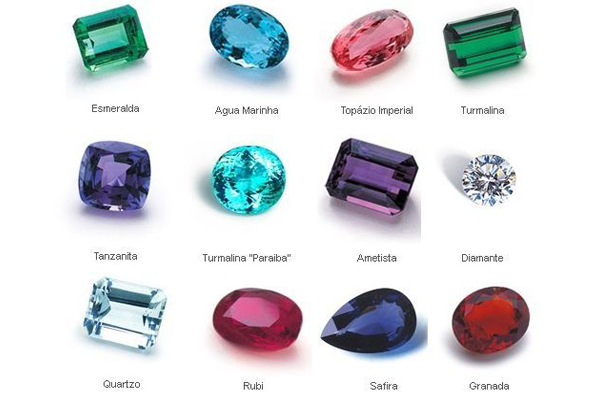
#> input picture ntanko.png, 600 x 400 px
$ python OpenCV.py
#> lines starting #> are read from the running program, lines starting #| are printed output that depends on the picture; after the words box and inside, x2 and y2 are one past the last pixel; in counts of white or black regions, pixels touching at a corner belong together
import cv2
import numpy as np

input_img = cv2.imread("ntanko.png")
#> input_img is the input picture: shape (400, 600, 3); mean B, G, R 221.7, 218.2, 215.8

# Make a copy to draw contour outline
input_image_cpy = input_img.copy()

hsv = cv2.cvtColor(input_img, cv2.COLOR_BGR2HSV)
#> hsv: shape (400, 600, 3); mean H, S, V 42.8, 29.5, 227

# define range of red color in HSV
minimo_vermelho = np.array([0, 50, 50])
maximo_vermelho = np.array([10, 255, 255])

# define range of green color in HSV
minimo_verde = np.array([40, 20, 50])
maximo_verde = np.array([90, 255, 255])

# define range of blue color in HSV
minimo_azul = np.array([100, 50, 50])
maximo_azul = np.array([130, 255, 255])

# create a mask for red color
mascara_vermelha = cv2.inRange(hsv, minimo_vermelho, maximo_vermelho)
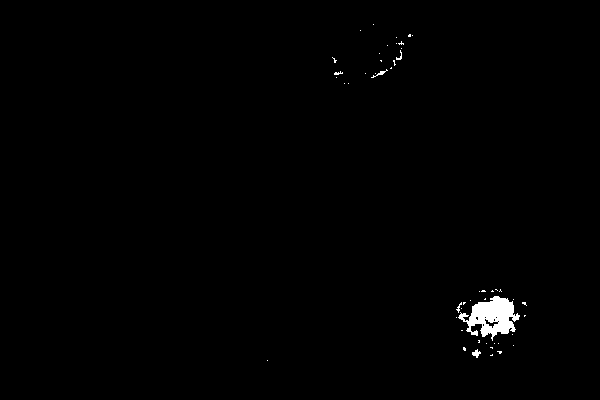
#> mascara_vermelha: shape (400, 600); 0.72% white; 50 white regions (44 under 20 px), largest, box (x1, y1, x2, y2) and area: (458, 296, 520, 341) 1430, (472, 349, 481, 358) 43, (371, 69, 388, 78) 35, (396, 50, 402, 60) 23, (456, 302, 462, 313) 22, (334, 71, 343, 75) 20

# create a mask for green color
mascara_verde = cv2.inRange(hsv, minimo_verde, maximo_verde)
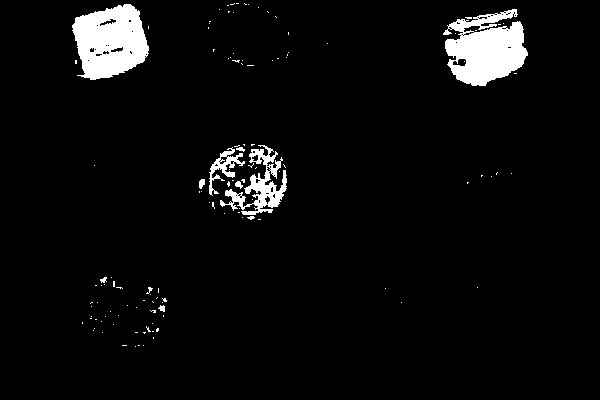
#> mascara_verde: shape (400, 600); 4.6% white; 122 white regions (111 under 20 px), largest, box (x1, y1, x2, y2) and area: (443, 9, 528, 86) 4207, (72, 4, 149, 80) 4161, (220, 145, 287, 215) 1593

# create a mask for blue color
mascara_azul = cv2.inRange(hsv, minimo_azul, maximo_azul)
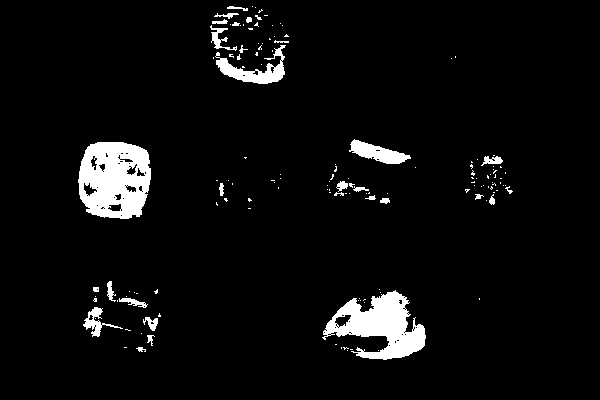
#> mascara_azul: shape (400, 600); 5% white; 144 white regions (115 under 20 px)

# find contours in the red mask
contornos_vermelho, _ = cv2.findContours(mascara_vermelha, cv2.RETR_TREE, cv2.CHAIN_APPROX_SIMPLE)
#> contornos_vermelho = 57 contours, 54 with area under 20; largest, box (x1, y1, x2, y2) and area: (458, 296, 520, 341) 1344, (484, 318, 499, 329) 56, (472, 349, 481, 358) 30

# find contours in the green mask
contornos_verde, _ = cv2.findContours(mascara_verde, cv2.RETR_TREE, cv2.CHAIN_APPROX_SIMPLE)
#> contornos_verde = 182 contours, 165 with area under 20; largest, box (x1, y1, x2, y2) and area: (72, 4, 149, 80) 4160, (443, 9, 528, 86) 4086, (220, 145, 287, 215) 1372, (209, 147, 245, 196) 426, (452, 58, 467, 67) 83

# find contours in the blue mask
contornos_azul, _ = cv2.findContours(mascara_azul, cv2.RETR_TREE, cv2.CHAIN_APPROX_SIMPLE)
#> contornos_azul = 224 contours, 191 with area under 20; largest, box (x1, y1, x2, y2) and area: (78, 142, 151, 219) 4633, (322, 290, 426, 360) 3612, (215, 45, 286, 84) 894, (349, 139, 411, 164) 686, (83, 307, 123, 337) 287

# loop through the red contours and draw a rectangle around them
for cnt in contornos_vermelho:
    contour_area = cv2.contourArea(cnt)
    if contour_area > 1000:
        x, y, w, h = cv2.boundingRect(cnt)
        cv2.rectangle(input_img, (x, y), (x + w, y + h), (0, 0, 255), 2)
        cv2.putText(input_img, 'Vermelho', (x, y-10), cv2.FONT_HERSHEY_SIMPLEX, 0.9, (0, 0, 255), 2)
#> this loop made 57 passes
#> (contour_area, x, y, w, h) on pass 23: (1344, 458, 296, 62, 45)
#> contour_area on passes 4, 27: 29.5, 56.5
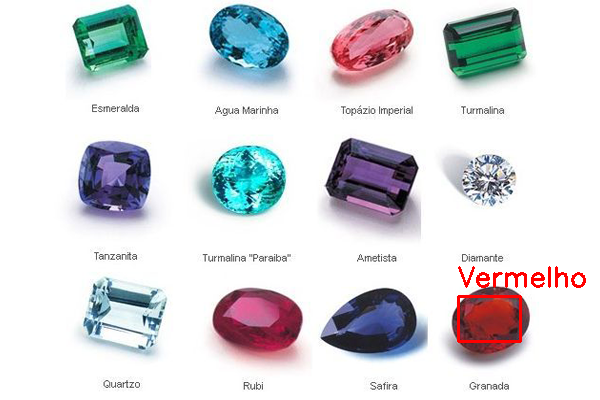
#> input_img: shape (400, 600, 3); 0.65% of pixels changed, all inside (x1, y1, x2, y2) = (457, 266, 586, 343)

# loop through the green contours and draw a rectangle around them
for cnt in contornos_verde:
    contour_area = cv2.contourArea(cnt)
    if contour_area > 1000:
        x, y, w, h = cv2.boundingRect(cnt)
        cv2.rectangle(input_img, (x, y), (x + w, y + h), (0, 255, 0), 2)
        cv2.putText(input_img, 'Verde', (x, y-10), cv2.FONT_HERSHEY_SIMPLEX, 0.9, (0, 255, 0), 2)
#> this loop made 182 passes
#> (contour_area, x, y, w, h) on passes 84, 135, 164: (1372.5, 220, 145, 67, 70), (4085.5, 443, 9, 85, 77), (4159.5, 72, 4, 77, 76)
#> contour_area on pass 28: 21.5
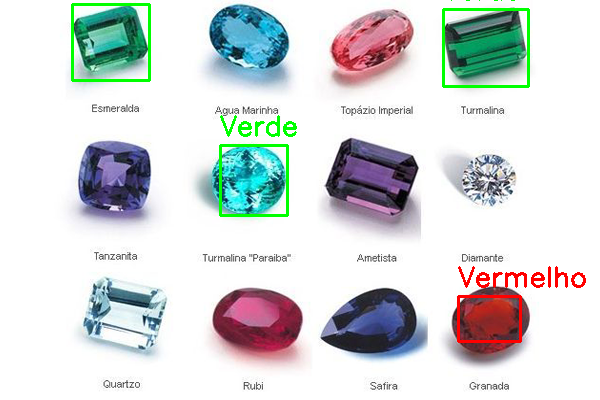
#> input_img: shape (400, 600, 3); 1.38% of pixels changed, all inside (x1, y1, x2, y2) = (71, 0, 530, 217)

# loop through the blue contours and draw a rectangle around them
for cnt in contornos_azul:
    contour_area = cv2.contourArea(cnt)
    if contour_area > 1000:
        x, y, w, h = cv2.boundingRect(cnt)
        cv2.rectangle(input_img, (x, y), (x + w, y + h), (255, 0, 0), 2)
        cv2.putText(input_img, 'Azul', (x, y-10), cv2.FONT_HERSHEY_SIMPLEX, 0.9, (255, 0, 0), 2)
#> this loop made 224 passes
#> (contour_area, x, y, w, h) on passes 38, 147: (3612.5, 322, 290, 104, 70), (4633, 78, 142, 73, 77)
#> contour_area on passes 9, 13, 16, 19, 27, 58: 23.5, 88, 287, 20.5, 88.5, 131
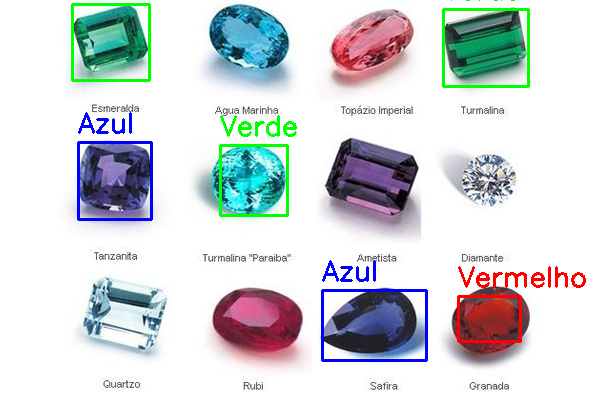
#> input_img: shape (400, 600, 3); 1.15% of pixels changed, all inside (x1, y1, x2, y2) = (77, 112, 428, 362)

# Display final output for multiple color detection opencv python
cv2.imshow('ntanko.png', input_img)
cv2.waitKey(0)
cv2.destroyAllWindows()
